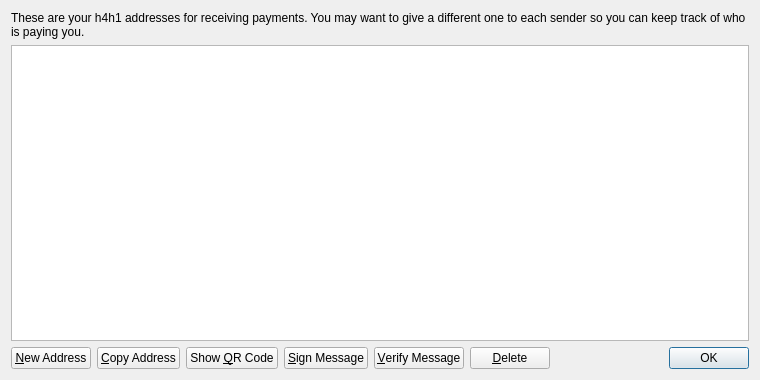
<?xml version="1.0" encoding="UTF-8"?>
<ui version="4.0">
 <class>AddressBookPage</class>
 <widget class="QWidget" name="AddressBookPage">
  <property name="geometry">
   <rect>
    <x>0</x>
    <y>0</y>
    <width>760</width>
    <height>380</height>
   </rect>
  </property>
  <property name="windowTitle">
   <string>Address Book</string>
  </property>
  <layout class="QVBoxLayout" name="verticalLayout">
   <item>
    <widget class="QLabel" name="labelExplanation">
     <property name="text">
      <string>These are your h4h1 addresses for receiving payments. You may want to give a different one to each sender so you can keep track of who is paying you.</string>
     </property>
     <property name="textFormat">
      <enum>Qt::PlainText</enum>
     </property>
     <property name="wordWrap">
      <bool>true</bool>
     </property>
    </widget>
   </item>
   <item>
    <widget class="QTableView" name="tableView">
     <property name="contextMenuPolicy">
      <enum>Qt::CustomContextMenu</enum>
     </property>
     <property name="toolTip">
      <string>Double-click to edit address or label</string>
     </property>
     <property name="tabKeyNavigation">
      <bool>false</bool>
     </property>
     <property name="alternatingRowColors">
      <bool>true</bool>
     </property>
     <property name="selectionMode">
      <enum>QAbstractItemView::SingleSelection</enum>
     </property>
     <property name="selectionBehavior">
      <enum>QAbstractItemView::SelectRows</enum>
     </property>
     <property name="sortingEnabled">
      <bool>true</bool>
     </property>
     <attribute name="verticalHeaderVisible">
      <bool>false</bool>
     </attribute>
    </widget>
   </item>
   <item>
    <layout class="QHBoxLayout" name="horizontalLayout">
     <item>
      <widget class="QPushButton" name="newAddressButton">
       <property name="toolTip">
        <string>Create a new address</string>
       </property>
       <property name="text">
        <string>&amp;New Address</string>
       </property>
       <property name="icon">
        <iconset resource="../bitcoin.qrc">
         <normaloff>:/icons/add</normaloff>:/icons/add</iconset>
       </property>
      </widget>
     </item>
     <item>
      <widget class="QPushButton" name="copyToClipboard">
       <property name="toolTip">
        <string>Copy the currently selected address to the system clipboard</string>
       </property>
       <property name="text">
        <string>&amp;Copy Address</string>
       </property>
       <property name="icon">
        <iconset resource="../bitcoin.qrc">
         <normaloff>:/icons/editcopy</normaloff>:/icons/editcopy</iconset>
       </property>
      </widget>
     </item>
     <item>
      <widget class="QPushButton" name="showQRCode">
       <property name="text">
        <string>Show &amp;QR Code</string>
       </property>
       <property name="icon">
        <iconset resource="../bitcoin.qrc">
         <normaloff>:/icons/qrcode</normaloff>:/icons/qrcode</iconset>
       </property>
      </widget>
     </item>
     <item>
      <widget class="QPushButton" name="signMessage">
       <property name="toolTip">
        <string>Sign a message to prove you own a Bitcoin address</string>
       </property>
       <property name="text">
        <string>&amp;Sign Message</string>
       </property>
       <property name="icon">
        <iconset resource="../bitcoin.qrc">
         <normaloff>:/icons/edit</normaloff>:/icons/edit</iconset>
       </property>
      </widget>
     </item>
     <item>
      <widget class="QPushButton" name="verifyMessage">
       <property name="toolTip">
        <string>Verify a message to ensure it was signed with a specified Bitcoin address</string>
       </property>
       <property name="text">
        <string>&amp;Verify Message</string>
       </property>
       <property name="icon">
        <iconset resource="../bitcoin.qrc">
         <normaloff>:/icons/transaction_0</normaloff>:/icons/transaction_0</iconset>
       </property>
      </widget>
     </item>
     <item>
      <widget class="QPushButton" name="deleteButton">
       <property name="toolTip">
        <string>Delete the currently selected address from the list. Only sending addresses can be deleted.</string>
       </property>
       <property name="text">
        <string>&amp;Delete</string>
       </property>
       <property name="icon">
        <iconset resource="../bitcoin.qrc">
         <normaloff>:/icons/remove</normaloff>:/icons/remove</iconset>
       </property>
      </widget>
     </item>
     <item>
      <spacer name="horizontalSpacer">
       <property name="orientation">
        <enum>Qt::Horizontal</enum>
       </property>
       <property name="sizeHint" stdset="0">
        <size>
         <width>40</width>
         <height>20</height>
        </size>
       </property>
      </spacer>
     </item>
     <item>
      <widget class="QDialogButtonBox" name="buttonBox">
       <property name="sizePolicy">
        <sizepolicy hsizetype="Maximum" vsizetype="Fixed">
         <horstretch>0</horstretch>
         <verstretch>0</verstretch>
        </sizepolicy>
       </property>
       <property name="standardButtons">
        <set>QDialogButtonBox::Ok</set>
       </property>
      </widget>
     </item>
    </layout>
   </item>
  </layout>
 </widget>
 <resources>
  <include location="../bitcoin.qrc"/>
 </resources>
 <connections/>
</ui>
